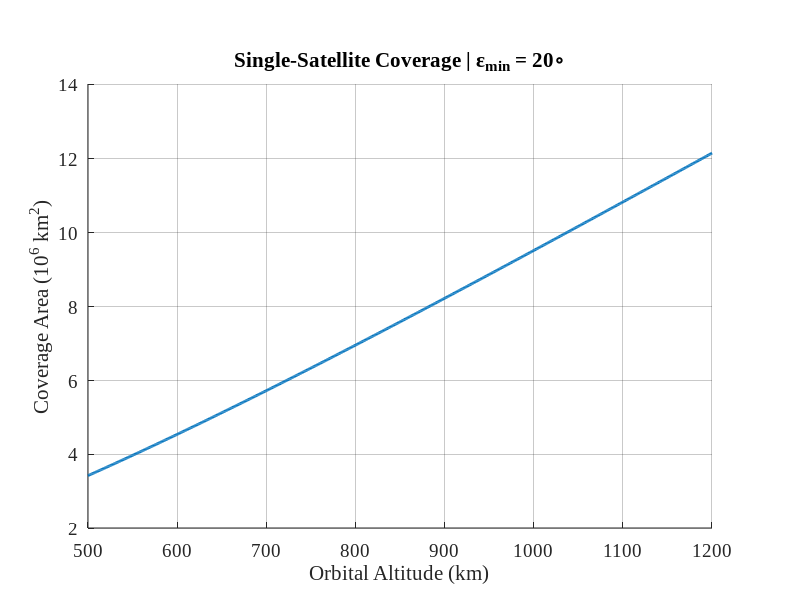
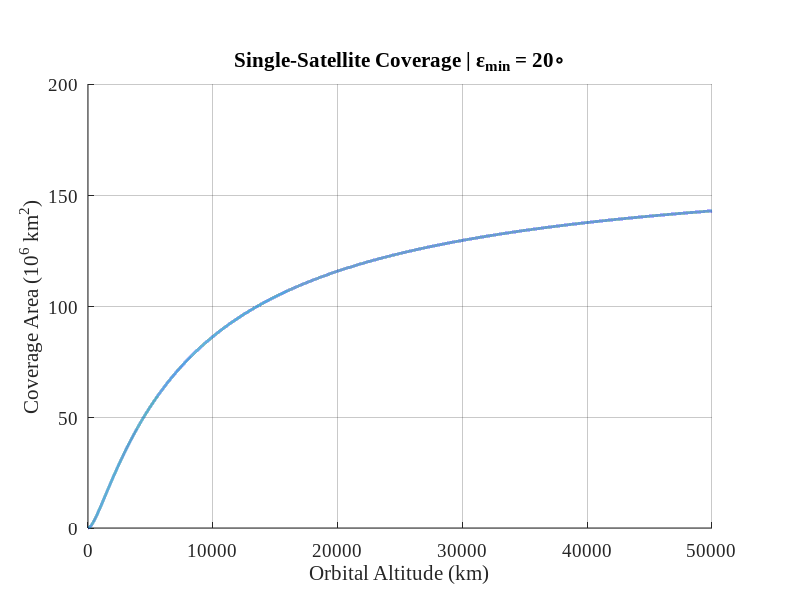

The MATLAB script that drew these images, in order: (Note: this script raises an error after producing the figures.)
% xvfb-run -a --server-args="-screen 0 1920x1080x24" matlab -nosplash -nodesktop -batch "run('plotting_scripts/plot_coverage_area_vs_altitude.m')"
close all; clearvars; clc;

%% Output directory
out_dir = fullfile(fileparts(fileparts(mfilename('fullpath'))), 'plotting_scripts/figures');
if ~exist(out_dir, 'dir'); mkdir(out_dir); end

%% Parameters
heights_km  = 500:1:1200;
elev_min    = 20;          % minimum elevation angle (degrees)
Re_km       = 6371;        % Earth radius (km)

%% Compute spherical cap coverage area
% Step 1: nadir angle η at the satellite
eta_rad  = asin(Re_km * cosd(elev_min) ./ (Re_km + heights_km));

% Step 2: Earth central half-angle ρ = 90° - ε - η
rho_rad  = deg2rad(90 - elev_min) - eta_rad;

% Spherical cap area (km²)
A_km2    = 2 * pi * Re_km^2 .* (1 - cos(rho_rad));

%% Primary axes — coverage area (LEO sweep)
f1  = figure('Color', 'w', 'Visible', 'off', 'Position', [100 100 700 450]);
ax1 = axes(f1, 'Position', [0.11 0.12 0.78 0.74]);
plot(ax1, heights_km, A_km2 / 1e6, '-', 'Color', '#0072BD', 'LineWidth', 2);
grid(ax1, 'on');
set(ax1, 'GridAlpha', 0.25, 'FontName', 'Times New Roman', 'FontSize', 14, 'Box', 'off');
xlabel(ax1, 'Orbital Altitude (km)',     'FontName', 'Times New Roman');
ylabel(ax1, 'Coverage Area (10^6 km^2)', 'FontName', 'Times New Roman');
title(ax1,  sprintf('Single-Satellite Coverage | \\epsilon_{min} = %d\\circ', elev_min), ...
      'FontName', 'Times New Roman');

exportgraphics(f1, fullfile(out_dir, 'coverage_area_vs_altitude.png'), 'Resolution', 300);
close(f1);
fprintf('Saved: coverage_area_vs_altitude.png\n');

%% Figure 2 — full orbital regime (1 km to 50 000 km)
h_wide_km   = 1:1:50000;
eta_wide    = asin(Re_km * cosd(elev_min) ./ (Re_km + h_wide_km));
rho_wide    = deg2rad(90 - elev_min) - eta_wide;
A_wide_km2  = 2 * pi * Re_km^2 .* (1 - cos(rho_wide));

f2  = figure('Color', 'w', 'Visible', 'off', 'Position', [100 100 700 450]);
ax3 = axes(f2, 'Position', [0.11 0.12 0.78 0.74]);
plot(ax3, h_wide_km, A_wide_km2 / 1e6, '-', 'Color', '#0072BD', 'LineWidth', 2);
grid(ax3, 'on');
set(ax3, 'GridAlpha', 0.25, 'FontName', 'Times New Roman', 'FontSize', 14, 'Box', 'off');
xlabel(ax3, 'Orbital Altitude (km)',     'FontName', 'Times New Roman');
ylabel(ax3, 'Coverage Area (10^6 km^2)', 'FontName', 'Times New Roman');
title(ax3,  sprintf('Single-Satellite Coverage | \\epsilon_{min} = %d\\circ', elev_min), ...
      'FontName', 'Times New Roman');

% Regime tick marks and vertical lines
regimes     = [1000,  20000,  35786];
regime_lbls = {'LEO', 'MEO',  'GEO'};
colors_reg  = {'#A2142F', '#EDB120', '#77AC30'};
yl3 = ylim(ax3);
hold(ax3, 'on');
for ri = 1:numel(regimes)
    xline(ax3, regimes(ri), '--', 'Color', colors_reg{ri}, 'LineWidth', 1.2, ...
          'Label', regime_lbls{ri}, 'LabelVerticalAlignment', 'bottom', ...
          'FontName', 'Times New Roman', 'FontSize', 12);
end
hold(ax3, 'off');

exportgraphics(f2, fullfile(out_dir, 'coverage_area_vs_altitude_wide.png'), 'Resolution', 300);
close(f2);
fprintf('Saved: coverage_area_vs_altitude_wide.png\n');
